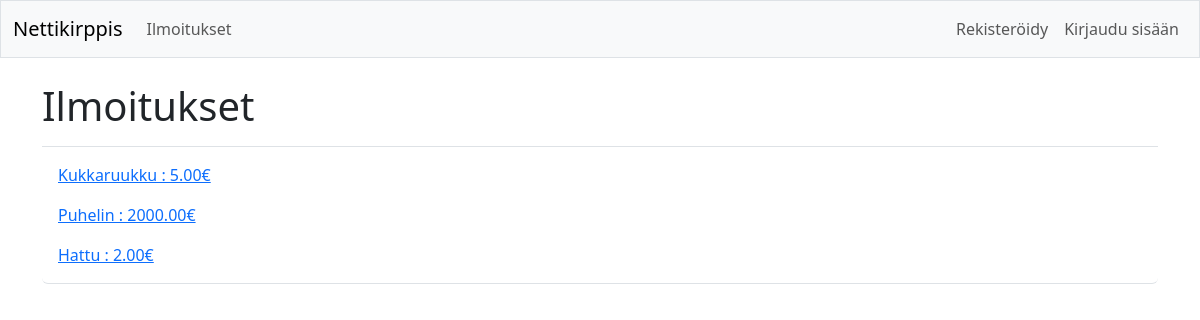
The app's page /items/, older data.
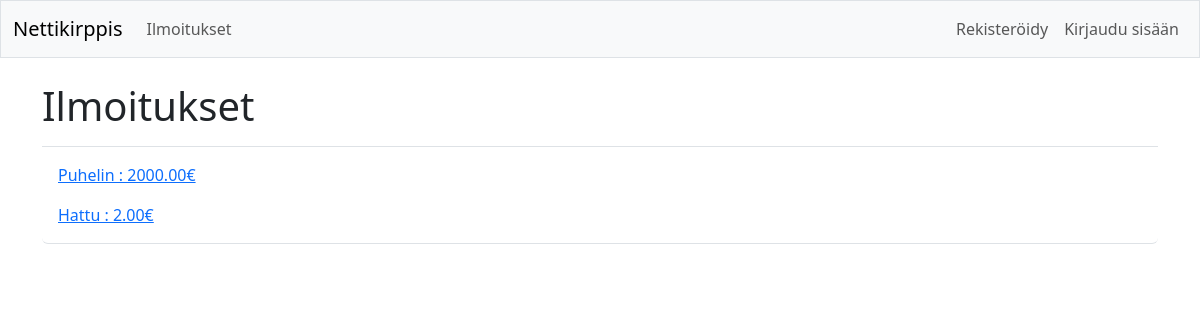
The same page, newer data.
### nettikirppis/models.py (models this page shows)
class Item(models.Model):
    name = models.CharField(max_length=200)
    description = models.CharField(max_length=500)
    price = models.DecimalField(max_digits=10, decimal_places=2)
    date_added = models.DateField(auto_now_add=True)
    visible = models.BooleanField(default=True)
    owner=models.ForeignKey(User, on_delete=models.CASCADE)
    image = models.ImageField(upload_to=content_file_name, null=True, blank=True)
    def __str__(self):
        return f"{self.name} : {self.price}€"

### nettikirppis/views.py (the view)
# urls.py: path('items/', views.items, name='items'),
def items(request):
    items = Item.objects.order_by('date_added')
    context = {'items':items}
    return render(request, 'nettikirppis/items.html', context)

### nettikirppis/templates/nettikirppis/items.html
{% extends 'nettikirppis/base.html' %}
{% block page_header %}
    <h1>Ilmoitukset</h1>
{% endblock page_header %}
{% block content %}
    <ul class="list-group border-bottom pb-2 mb-4">
        {% for item in items %}
            <li class="list-group-item border-0">
                <a href="{% url 'nettikirppis:item' item.id %}">
                    {{ item }}
                </a>
            </li>
        {% empty %}
            <li class="list-group-item border-0">Ei vielä ilmoituksia.</li>
        {% endfor %}
    </ul>
{% endblock content %}

Row changes from the older to the newer data that the page shows:
removed Item: name+price "Kukkaruukku : 5.00€"
